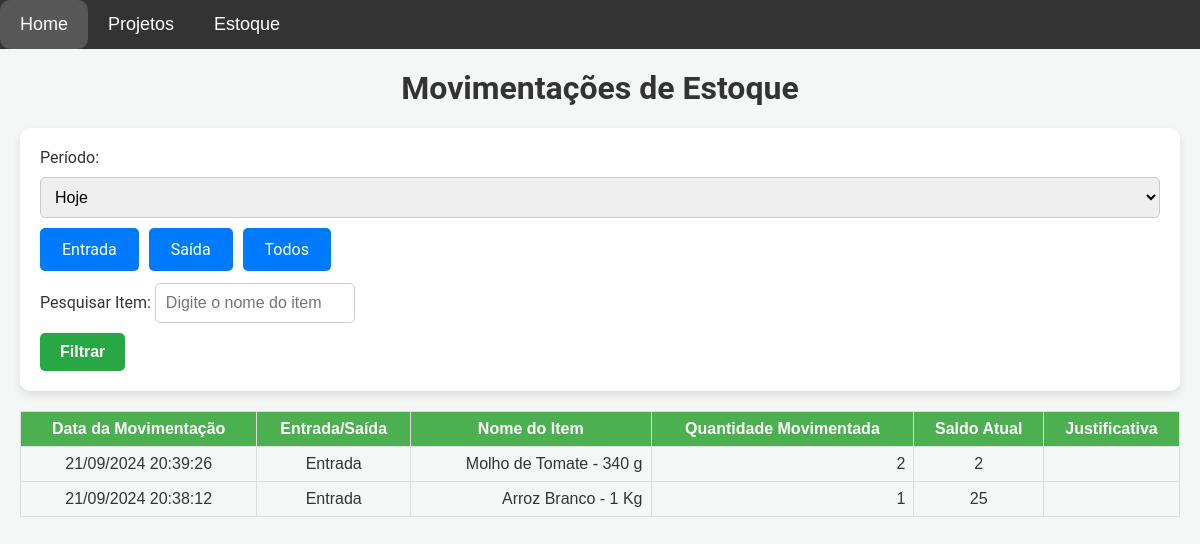
Page /movimentacoes on the committed database.
### models.py (models this page shows)
class MovimentacaoEstoque(db.Model):
    __table_args__ = {'extend_existing': True}
    id = db.Column(db.Integer, primary_key=True)
    item_id = db.Column(db.Integer, db.ForeignKey('item.id'), nullable=False)
    tipo_movimentacao = db.Column(db.String(10), nullable=False)  # 'entrada' ou 'saida'
    quantidade = db.Column(db.Integer, nullable=False)
    data_hora = db.Column(db.DateTime, default=datetime.utcnow)
    justificativa = db.Column(db.String(255), nullable=True, default='')  # Define string vazia como padrão
    saldo_atual = db.Column(db.Integer, nullable=False)  # Adiciona o campo saldo atual
    item = db.relationship('Item', backref=db.backref('movimentacoes', lazy=True))

class Item(db.Model):
    __table_args__ = {'extend_existing': True}  # Estende a tabela existente ao invés de tentar recriá-la
    id = db.Column(db.Integer, primary_key=True)
    nome = db.Column(db.String(100), nullable=False)
    descricao = db.Column(db.Text, nullable=False)
    categoria = db.Column(db.String(50), nullable=False)
    quantidade = db.Column(db.Integer, nullable=False, default=0)
    preco = db.Column(db.Float, nullable=False)

### app.py (the view, shortened to what this page needs)
@app.route('/movimentacoes', methods=['GET'])
def movimentacoes_estoque():
    periodo = request.args.get('periodo')  # Obtém o filtro de período
    tipo_movimentacao = request.args.get('tipo_movimentacao', 'todos')  # Filtro para o tipo de movimentação
    nome_item = request.args.get('nome_item', '').strip()  # Filtro para o nome do item
    query = MovimentacaoEstoque.query.join(Item)
    hoje = datetime.now(tz).date()  # Data de hoje no fuso horário definido
    if periodo == 'hoje':
        query = query.filter(db.func.date(MovimentacaoEstoque.data_hora) == hoje)
    elif periodo == 'semana':
        inicio_semana = hoje - timedelta(days=hoje.weekday())
        query = query.filter(MovimentacaoEstoque.data_hora >= inicio_semana)
    elif periodo == 'mes':
        query = query.filter(db.extract('month', MovimentacaoEstoque.data_hora) == hoje.month, db.extract('year', MovimentacaoEstoque.data_hora) == hoje.year)
    elif periodo == 'ano':
        query = query.filter(db.extract('year', MovimentacaoEstoque.data_hora) == hoje.year)
    elif periodo == 'ultimos_30_dias':
        ultimos_30_dias = hoje - timedelta(days=30)
        query = query.filter(MovimentacaoEstoque.data_hora >= ultimos_30_dias)
    elif periodo == 'ultimos_12_meses':
        ultimos_12_meses = hoje.replace(year=hoje.year - 1)
        query = query.filter(MovimentacaoEstoque.data_hora >= ultimos_12_meses)
    if tipo_movimentacao in ['entrada', 'saida']:
        query = query.filter(MovimentacaoEstoque.tipo_movimentacao == tipo_movimentacao)
    movimentacoes = query.order_by(MovimentacaoEstoque.data_hora.desc()).all()
    if nome_item:
        nome_item_normalizado = remover_acentos(nome_item).lower()
        movimentacoes = [m for m in movimentacoes if remover_acentos(m.item.nome).lower().find(nome_item_normalizado) != -1]
    return render_template('movimentacoes.html', movimentacoes=movimentacoes, tz=tz)  # Renderiza o template com as movimentações

### templates/movimentacoes.html (shortened to what this page needs)
{% extends 'base.html' %}
{% block content %}
    <h1>Movimentações de Estoque</h1>
    <form method="GET" action="{{ url_for('movimentacoes_estoque') }}">
        <label for="periodo">Período:</label>
        <select name="periodo" id="periodo" onchange="togglePeriodoPersonalizado(this.value)">
            <option value="hoje" {% if request.args.get('periodo') == 'hoje' %}selected{% endif %}>Hoje</option>
        </select>
        <div class="radio-buttons">
            <label for="entrada" class="btn">Entrada</label>
            <label for="saida" class="btn">Saída</label>
            <label for="todos" class="btn">Todos</label>
        </div>
        <div class="search-bar">
            <label for="nome_item">Pesquisar Item:</label>
            <input type="text" name="nome_item" id="nome_item" placeholder="Digite o nome do item" value="{{ request.args.get('nome_item', '') }}">
        </div>
        <button type="submit">Filtrar</button>
    </form>
    <table class="estoque-table">
        <thead>
            <tr>
                <th>Data da Movimentação</th>
                <th>Entrada/Saída</th>
                <th>Nome do Item</th>
                <th>Quantidade Movimentada</th>
                <th>Saldo Atual</th>
                <th>Justificativa</th>
            </tr>
        </thead>
        <tbody>
            {% for movimentacao in movimentacoes %}
            <tr>
                <td>{{ movimentacao.data_hora.astimezone(tz).strftime('%d/%m/%Y %H:%M:%S') }}</td>
                <td>{{ movimentacao.tipo_movimentacao | capitalize }}</td>
                <td>{{ movimentacao.item.nome }}</td>
                <td>{{ movimentacao.quantidade }}</td>
                <td>{{ movimentacao.saldo_atual }}</td>
                <td>{{ movimentacao.justificativa }}</td>
            </tr>
            {% endfor %}
        </tbody>
    </table>
{% endblock %}

### static/css/style.css (style rules this page uses)
body { font-family: 'Roboto', sans-serif; background-color: #f4f7f6; margin: 0; padding: 0; color: #333; }
h1, h3 { text-align: center; margin-top: 0; }
form { background-color: white; padding: 20px; border-radius: 10px; box-shadow: 0 4px 10px rgba(0, 0, 0, 0.1); margin-bottom: 20px; }
input[type="text"], input[type="date"], textarea, select { width: 100%; padding: 10px; margin: 10px 0; border: 1px solid #ccc; border-radius: 5px; font-size: 16px; box-sizing: border-box; }
form input[type="text"], form input[type="date"] { max-width: 200px; display: inline-block; margin-right: 10px; }
button { padding: 10px 20px; background-color: #28a745; color: white; border: none; border-radius: 5px; font-size: 16px; font-weight: bold; cursor: pointer; transition: background-color 0.3s ease; }
.estoque-table { width: 100%; border-collapse: collapse; margin-top: 20px; font-family: Arial, sans-serif; }
.estoque-table th, .estoque-table td { border: 1px solid #ddd; padding: 8px; }
.estoque-table th { background-color: #4CAF50; color: white; text-align: center; font-weight: bold; }
.estoque-table td { text-align: center; }
.estoque-table td:nth-child(3), .estoque-table td:nth-child(4) { text-align: right; }
.search-bar input { width: 100%; padding: 12px; margin-top: 12px; font-size: 16px; border: 1px solid #ccc; border-radius: 5px; }
.radio-buttons { display: flex; gap: 10px; }
.btn { display: inline-block; padding: 10px 20px; background-color: #007bff; color: white; border: 2px solid transparent; border-radius: 5px; cursor: pointer; transition: background-color 0.3s ease, color 0.3s ease; }
input[type="text"], input[type="date"], textarea, select { width: 100%; padding: 10px; margin-bottom: 10px; border: 1px solid #ccc; border-radius: 5px; font-size: 16px; }

### rows in the picture
MovimentacaoEstoque: data_hora.astimezone "21/09/2024 20:39:26", tipo_movimentacao "Entrada", item.nome "Molho de Tomate - 340 g", quantidade "2", saldo_atual "2"
MovimentacaoEstoque: data_hora.astimezone "21/09/2024 20:38:12", tipo_movimentacao "Entrada", item.nome "Arroz Branco - 1 Kg", quantidade "1", saldo_atual "25"
